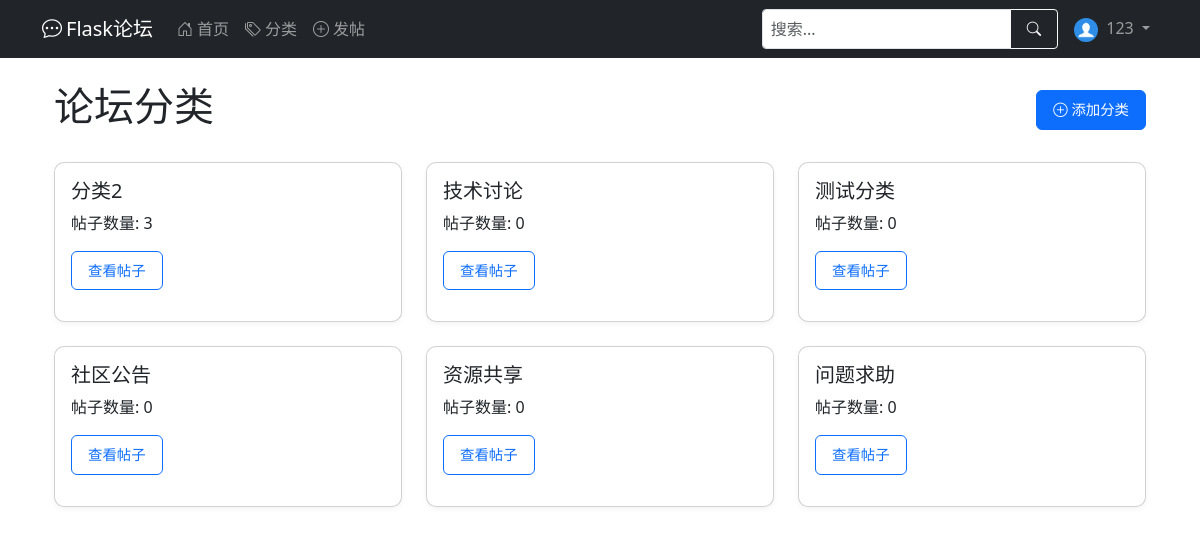
/categories (signed in), run on the app's committed database.
### app/models.py (models this page shows, shortened)
class User(UserMixin, db.Model):
    __tablename__ = 'user'
    id = db.Column(db.Integer, primary_key=True)
    username = db.Column(db.String(64), index=True, unique=True, nullable=False)
    email = db.Column(db.String(120), index=True, unique=True, nullable=False)
    password_hash = db.Column(db.String(128), nullable=False)
    created_at = db.Column(db.DateTime, default=datetime.utcnow)
    last_seen = db.Column(db.DateTime, default=datetime.utcnow)
    about_me = db.Column(db.Text)
    avatar = db.Column(db.String(120), default='default.jpg')  # 头像
    permissions = db.Column(db.Integer, default=Permissions.USER)
    posts = db.relationship('Post', backref='author', lazy='dynamic')  # 在Post处能查到作者，用法：Post.author
    def avatar_url(self):
        return url_for('static', filename=f'profile_pics/{self.avatar}', _external=True)

class Category(db.Model):
    __tablename__ = 'category'
    id = db.Column(db.Integer, primary_key=True)
    name = db.Column(db.String(50), unique=True, nullable=False)
    posts = db.relationship('Post', backref='category', lazy=True)  # 从Post里能查到分类,Post.category

### app/routes.py (the view, shortened to what this page needs)
@main.route('/categories')
def list_categories():
    categories = Category.query.order_by(Category.name).all()
    page = request.args.get('page', 1, type=int)
    per_page = current_app.config.get('POSTS_PER_PAGE', 10)
    search_query = request.args.get('q', '')
    query = Post.query.order_by(Post.created_at.desc())
    posts = query.paginate(page=page, per_page=per_page)
    return render_template('categories.html', categories=categories, posts=posts)

### app/models.py (called while the page is built)
@login_manager.user_loader
def load_user(user_id):
    return User.query.get(int(user_id))

### app/templates/categories.html
{% extends "base.html" %}
{% block content %}
<div class="container mt-4">
    <div class="d-flex justify-content-between align-items-center mb-4">
        <h1>论坛分类</h1>
        {% if current_user.is_admin %}
        <a href="{{ url_for('admin.add_category') }}" class="btn btn-primary">
            <i class="bi bi-plus-circle"></i> 添加分类
        </a>
        {% endif %}
    </div>
    <div class="row">
        {% for category in categories %}
        <div class="col-md-4 mb-4">
            <div class="card h-100">
                <div class="card-body">
                    <h5 class="card-title">{{ category.name }}</h5>
                    <p class="card-text">
                        帖子数量: {{ category.posts|length }}
                    </p>
                    <a href="{{ url_for('main.category_posts', category_id=category.id) }}"
                       class="btn btn-outline-primary">
                        查看帖子
                    </a>
                </div>
            </div>
        </div>
        {% endfor %}
    </div>
</div>
{% endblock %}

### app/templates/base.html (shortened to what this page needs)
<!DOCTYPE html>
<html lang="zh" data-bs-theme="auto">
<head>
    <link href="/static/css/bootstrap.min.css" rel="stylesheet">
    <link rel="stylesheet" href="/static/css/bootstrap-icons.css">
</head>
<body>
<nav class="navbar navbar-expand-lg navbar-dark bg-dark desktop-nav">
    <div class="container">
        <a class="navbar-brand" href="{{ url_for('main.index') }}">
            <i class="bi bi-chat-dots me-1"></i>Flask论坛
        </a>
        <div class="collapse navbar-collapse" id="mainNavbar">
            <ul class="navbar-nav me-auto">
                <li class="nav-item">
                    <a class="nav-link" href="{{ url_for('main.index') }}">
                        <i class="bi bi-house-door me-1"></i>首页
                    </a>
                </li>
                <li class="nav-item">
                    <a class="nav-link" href="{{ url_for('main.list_categories') }}">
                        <i class="bi bi-tags me-1"></i>分类
                    </a>
                </li>
                <li class="nav-item">
                    <a class="nav-link" href="{{ url_for('main.create_post') }}">
                        <i class="bi bi-plus-circle me-1"></i>发帖
                    </a>
                </li>
            </ul>
            <form class="d-flex me-2 my-2 my-lg-0" action="{{ url_for('main.index') }}" method="get">
                <div class="input-group">
                    <input type="search" name="q" class="form-control form-control-sm" placeholder="搜索..."
                           aria-label="搜索" value="{{ request.args.get('q', '') }}">
                    <button class="btn btn-outline-light btn-sm" type="submit">
                        <i class="bi bi-search"></i>
                    </button>
                </div>
            </form>
            <ul class="navbar-nav">
                {% if current_user.is_authenticated %}
                <li class="nav-item dropdown">
                    <a class="nav-link dropdown-toggle" href="#" id="userDropdown" role="button"
                       data-bs-toggle="dropdown" aria-expanded="false">
                        <img src="{{ current_user.avatar_url() }}" class="rounded-circle me-1" width="24" height="24"
                             alt="头像">
                        {{ current_user.username }}
                    </a>
                </li>
                {% endif %}
            </ul>
        </div>
    </div>
</nav>
<main class="container mt-3 mb-5">
    {% block content %}{% endblock %}
</main>
</body>
</html>

### app/templates/base.html (style rules this page uses)
:root { --mobile-nav-height: 56px; }
@media (min-width: 769px) { .desktop-nav { display: block; } }
input, textarea, select { font-size: 16px !important; }
.card { margin-bottom: 15px; border-radius: 10px; box-shadow: 0 2px 5px rgba(0,0,0,0.05); }
.btn { padding: 8px 16px; font-size: 0.9rem; }

### data on the page
User: avatar_url (placeholder picture), username "123"
Category: name "分类2", posts|length "3"
Category: name "技术讨论", posts|length "0"
Category: name "测试分类", posts|length "0"
Category: name "社区公告", posts|length "0"
Category: name "资源共享", posts|length "0"
Category: name "问题求助", posts|length "0"
